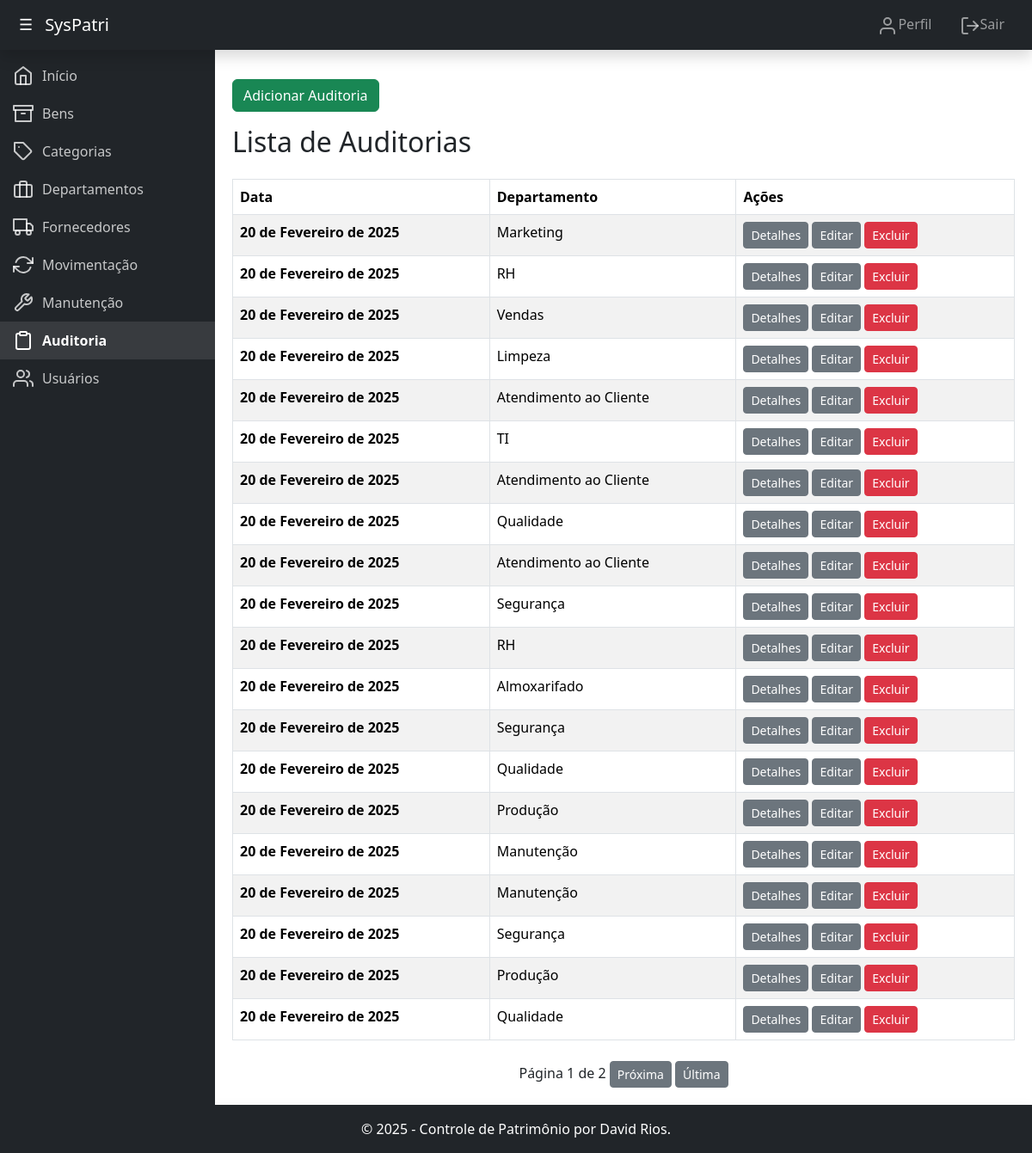
The page /controle/auditorias/ (signed in) on the database its author committed.
### controle/models.py (models this page shows, shortened)
class Auditoria(models.Model):
    departamento = models.ForeignKey(Departamento, on_delete=models.CASCADE, verbose_name="Departamento")
    data = models.DateField(auto_now_add=True, verbose_name="Data da Auditoria")
    responsavel = models.ForeignKey(Usuario, on_delete=models.SET_NULL, null=True, verbose_name="Responsável")
    observacao = models.TextField(verbose_name="Observação")
    class Meta:
        verbose_name = "Auditoria"
        verbose_name_plural = "Auditorias"

### patrimonio/models.py (models this page shows, shortened)
class Departamento(models.Model):
    nome = models.CharField(max_length=100, verbose_name="Nome")
    responsavel = models.CharField(max_length=100, verbose_name="Responsável")
    telefone = models.CharField(max_length=20, blank=True, null=True, verbose_name="Telefone")
    class Meta:
        verbose_name = "Departamento"
        verbose_name_plural = "Departamentos"

### controle/views.py (the view)
# urls.py: path('auditorias/', views.listar_auditorias, name='listar_auditorias'),
@login_required
def listar_auditorias(request):
    auditorias = Auditoria.objects.all().order_by('-data')
    paginator = Paginator(auditorias, 20)  # Exibe 20 auditorias por página
    page_number = request.GET.get('page')  # Obtém o número da página atual
    page_obj = paginator.get_page(page_number)  # Obtém as auditorias para a página atual
    return render(request, 'listar_auditorias.html', {'page_obj': page_obj})

### controle/templates/listar_auditorias.html (shortened to what this page needs)
{% extends 'base.html' %}
{% block content %}
    <a class="btn btn-success" href="{% url 'adicionar_auditoria' %}">Adicionar Auditoria</a>
    <h2 class="mb-4">Lista de Auditorias</h2>
    <table class="table table-striped table-bordered">
        <thead>
            <tr>
                <th>Data</th>
                <th>Departamento</th>
                <th>Ações</th>
            </tr>
        </thead>
        <tbody>
            {% for auditoria in page_obj %}
                <tr>
                    <td><strong>{{ auditoria.data }}</strong></td>
                    <td>{{ auditoria.departamento.nome }}</td>
                    <td>
                        <a class="btn btn-secondary btn-sm" href="{% url 'detalhes_auditoria' auditoria.pk %}">Detalhes</a>
                        <a class="btn btn-secondary btn-sm" href="{% url 'atualizar_auditoria' auditoria.pk %}">Editar</a>
                        <a class="btn btn-danger btn-sm" href="{% url 'excluir_auditoria' auditoria.pk %}" onclick="return confirm('Tem certeza que deseja excluir esta auditoria?');">Excluir</a>
                    </td>
                </tr>
            {% endfor %}
        </tbody>
    </table>
    <div class="pagination align-items-center mt-4 d-flex justify-content-center">
        <span class="step-links text-center">
            <span>Página {{ page_obj.number }} de {{ page_obj.paginator.num_pages }}</span>
            {% if page_obj.has_next %}
                <a class="btn btn-secondary btn-sm" href="?page={{ page_obj.next_page_number }}">Próxima</a>
                <a class="btn btn-secondary btn-sm" href="?page={{ page_obj.paginator.num_pages }}">Última</a>
            {% endif %}
        </span>
    </div>
{% endblock %}

### rows shown on the page
Auditoria: data "20 de Fevereiro de 2025", departamento.nome "Marketing"
Auditoria: data "20 de Fevereiro de 2025", departamento.nome "RH"
Auditoria: data "20 de Fevereiro de 2025", departamento.nome "Vendas"
Auditoria: data "20 de Fevereiro de 2025", departamento.nome "Limpeza"
Auditoria: data "20 de Fevereiro de 2025", departamento.nome "Atendimento ao Cliente"
Auditoria: data "20 de Fevereiro de 2025", departamento.nome "TI"
Auditoria: data "20 de Fevereiro de 2025", departamento.nome "Atendimento ao Cliente"
Auditoria: data "20 de Fevereiro de 2025", departamento.nome "Qualidade"
Auditoria: data "20 de Fevereiro de 2025", departamento.nome "Atendimento ao Cliente"
Auditoria: data "20 de Fevereiro de 2025", departamento.nome "Segurança"
Auditoria: data "20 de Fevereiro de 2025", departamento.nome "RH"
Auditoria: data "20 de Fevereiro de 2025", departamento.nome "Almoxarifado"
Auditoria: data "20 de Fevereiro de 2025", departamento.nome "Segurança"
Auditoria: data "20 de Fevereiro de 2025", departamento.nome "Qualidade"
Auditoria: data "20 de Fevereiro de 2025", departamento.nome "Produção"
Auditoria: data "20 de Fevereiro de 2025", departamento.nome "Manutenção"
Auditoria: data "20 de Fevereiro de 2025", departamento.nome "Manutenção"
Auditoria: data "20 de Fevereiro de 2025", departamento.nome "Segurança"
Auditoria: data "20 de Fevereiro de 2025", departamento.nome "Produção"
Auditoria: data "20 de Fevereiro de 2025", departamento.nome "Qualidade"

### other values the page prints
{{ page_obj.number }} "1"
{{ page_obj.paginator.num_pages }} "2"
